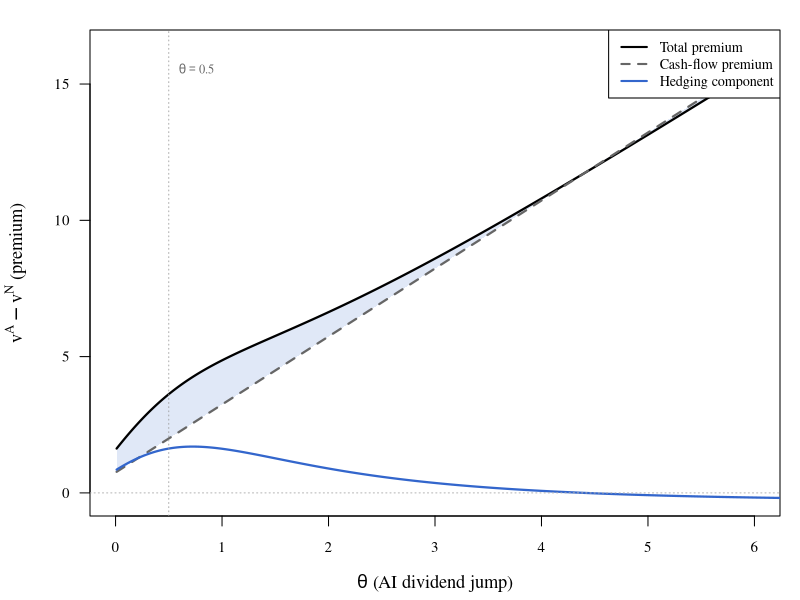

This chart was generated by the following R code:
# How to run: Rscript code/figure-mechanism.R
# Inputs: None (parameters defined inline)
# Outputs: paper/figure-mechanism.pdf

# --- Parameters (baseline calibration) ---
beta  <- 0.96
gamma <- 3
g     <- 0.02
phi   <- 0.30
phi_L <- 0.20
s     <- 0.05
ell   <- 0.65
lambda <- 0.02
delta_H <- 0

a <- beta * (1 + g)^(1 - gamma)  # effective discount factor

# Friction-resolution parameters
# pi(theta) = Y_O / (d + Y_O), Y_O = theta^2 (super-linear)
d_fric <- 2  # aggregated friction parameter

# --- Grid over theta ---
theta_grid <- seq(0.01, 8, by = 0.01)

# --- Compute components ---
J_fun <- function(theta) {
  s * (1 + theta) + (1 - s - ell) * (1 - phi) + ell * (1 - phi_L)
}

pi_fun <- function(theta) {
  Y_O <- theta^2
  Y_O / (d_fric + Y_O)
}

K <- lambda * (1 - delta_H) * a / ((1 - a) * (1 - (1 - lambda) * a))

cash_flow <- function(theta) {
  K * (theta + phi)
}

total_premium <- function(theta) {
  J <- J_fun(theta)
  pi_val <- pi_fun(theta)
  K * (theta + phi) * ((1 - pi_val) * J^(-gamma) + pi_val)
}

hedge_component <- function(theta) {
  J <- J_fun(theta)
  pi_val <- pi_fun(theta)
  K * (theta + phi) * (1 - pi_val) * (J^(-gamma) - 1)
}

cf_vals    <- sapply(theta_grid, cash_flow)
total_vals <- sapply(theta_grid, total_premium)
hedge_vals <- sapply(theta_grid, hedge_component)

# --- Plot ---
pdf("paper/figure-mechanism.pdf", width = 6, height = 4.2)
par(mar = c(4.2, 4.5, 1.5, 1), family = "serif")

y_max <- max(total_vals[theta_grid <= 6]) * 1.05
y_min <- min(hedge_vals[theta_grid <= 6]) * 1.1

plot(NULL, xlim = c(0, 6), ylim = c(y_min, y_max),
     xlab = expression(theta ~ "(AI dividend jump)"),
     ylab = expression(v^A - v^N ~ "(premium)"),
     las = 1, cex.lab = 1.1, cex.axis = 0.9)

# Shading for hedging component
polygon(c(theta_grid[theta_grid <= 6], rev(theta_grid[theta_grid <= 6])),
        c(cf_vals[theta_grid <= 6], rev(total_vals[theta_grid <= 6])),
        col = rgb(0.2, 0.4, 0.8, 0.15), border = NA)

lines(theta_grid, total_vals, lwd = 2.2, col = "black")
lines(theta_grid, cf_vals, lwd = 2.2, col = "gray40", lty = 2)
lines(theta_grid, hedge_vals, lwd = 2.2, col = rgb(0.2, 0.4, 0.8))

abline(h = 0, col = "gray70", lty = 3)

# Mark baseline theta
abline(v = 0.50, col = "gray60", lty = 3, lwd = 0.8)
text(0.50, y_max * 0.95, expression(theta == 0.50), pos = 4, cex = 0.75, col = "gray40")

legend("topright",
       legend = c("Total premium", "Cash-flow premium", "Hedging component"),
       col = c("black", "gray40", rgb(0.2, 0.4, 0.8)),
       lty = c(1, 2, 1), lwd = 2, cex = 0.85, bg = "white")

dev.off()
